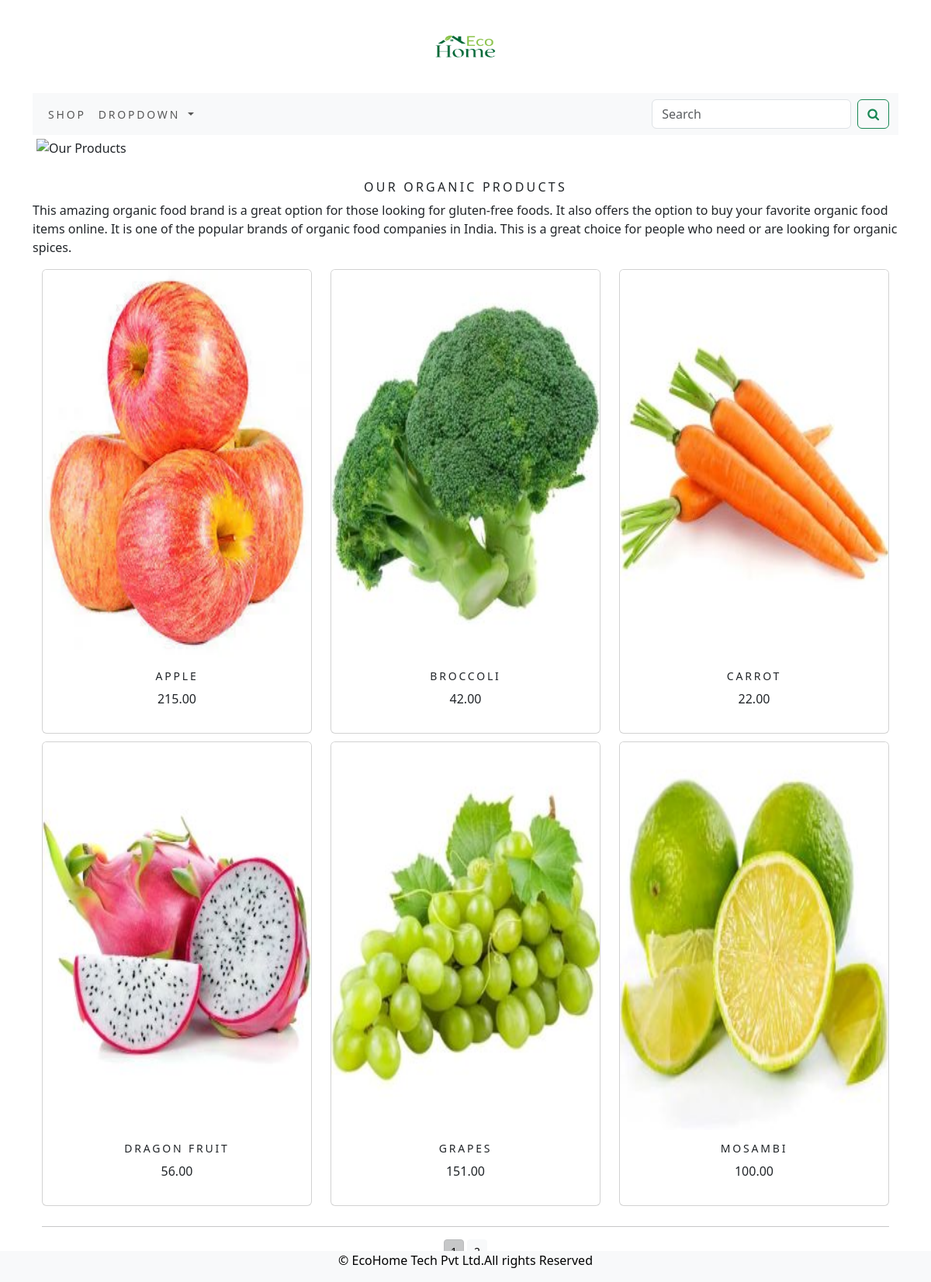
The app's page /shop/ with its own data.
### shop/models.py (models this page shows, shortened)
class Product(models.Model):
    name=models.CharField(max_length=250,unique=True)
    slug=models.SlugField(max_length=250,unique=True)
    desc=models.TextField(blank=True)
    price=models.DecimalField(max_digits=10,decimal_places=2)
    category=models.ForeignKey(Category,on_delete=models.CASCADE)
    image=models.ImageField(upload_to='product',blank=True)
    stock=models.IntegerField()
    available=models.BooleanField(default=True)
    created=models.DateTimeField(auto_now_add=True)
    updated=models.DateTimeField(auto_now=True)
    class Meta:
        ordering = ('name',)
        verbose_name = 'product'
        verbose_name_plural = 'products'
    def get_url(self):
        return reverse('shop:prodCatdetail', args=[self.category.slug,self.slug])

### shop/views.py (the view)
# urls.py: path('',views.allProdCat,name='allProdCat'),
def allProdCat(request,c_slug=None):
    c_page=None
    products_list=None
    if c_slug!=None:
        c_page=get_object_or_404(Category,slug=c_slug)
        products_list=Product.objects.all().filter(category=c_page,available=True)
    else:
        products_list=Product.objects.all().filter(available=True)
    paginator=Paginator(products_list,6)
    try:
        page=int(request.GET.get('page','1'))
    except:
        page=1
    try:
        products=paginator.page(page)
    except(EmptyPage,InvalidPage):
        products=paginator.page(paginator.num_pages)
    return render(request, "category.html", {'category':c_page, 'products':products})

### cart/context_processors.py (called while the page is built)
def counter(request):
    item_count=0
    if 'admin' in request.path:
        return{}
    else:
        try:
            cart=Cart.objects.filter(cart_id=_cart_id(request))
            cart_items=CartItem.objects.all().filter(cart=cart[:1])
            for cart_item in cart_items:
                item_count += cart_item.quantity
        except Cart.DoesNotExist:
            item_count=0
    return dict(item_count=item_count)

### cart/views.py (called while the page is built)
def _cart_id(request):
    cart=request.session.session_key
    if not cart:
        cart=request.session.create()
    return cart

### shop/context_processors.py (called while the page is built)
def menu_links(request):
    links=Category.objects.all()
    return dict(links=links)

### shop/models.py (called while the page is built)
    def get_url(self):
        return reverse('shop:products_by_category',args=[self.slug])

### templates/category.html (shortened to what this page needs)
{% extends 'base.html' %}
{% load static %}
{% block content %}
    <div class="mx_auto">
      {% if category %}
      <img class="my_image" src="{{category.image.url}}" alt="{{category.name}}">
    </div>
      <br>
    <div>
      <h1 class="text-center">{{category.name}}</h1>
      <p class="text-justify">{{category.desc}}</p>
    </div>
  {% else %}
    <div>
       <img class="my_image my_image_padding" src="{% static 'img/banner.png' %}" alt="Our Products" width="1250px" height="400px">
    </div>
  <br>
    <div>
      <h1 class="text-center my_title">Our Organic products</h1>
      <p class="text-justify">This amazing organic food brand is a great option for those looking for gluten-free foods. It also offers the option to buy your favorite organic food items online. It is one of the popular brands of organic food companies in India. This is a great choice for people who need or are looking for organic spices.</p>
    </div>
  {% endif %}
    <div class="container">
       <div class="row mx_auto">
          {% for product in products.object_list %}
          <div class="my_bottom_margin col-9 col-sm-12 col-md-4 col-lg-4">
              <div class="card text-center" style="min-width:18rem;">
                  <a href="{{product.get_url}}"><img class="card-img-top my_image" src="{{product.image.url}}" alt="{{product.name}}"></a>
                  <div class="card-body">
                      <h4>{{product.name}}</h4>
                       <p>{{product.price}}</p>
                  </div>
              </div>
          </div>
          {% endfor %}
       </div>
        <div class="mx-auto">
            {% if products.paginator.num_pages > 1 %}
            <hr>
            <div class="text-center">
                {% for pg in products.paginator.page_range %}
                  <a href="?page={{pg}}" class="btn btn-light btn-sm {% if products.number == pg %} active {% endif %}">{{pg}}</a>
                {% endfor %}
            </div>
            {% endif %}
        </div>
        <br>
    </div>
{% endblock %}

### templates/base.html (shortened to what this page needs)
{% load static %}
<!DOCTYPE html>
<html lang="en">
<head>
    <link rel="stylesheet" href="{% static 'css/custom.css' %}">
    <link href="{% static 'css/bootstrap.min.css' %}" rel="stylesheet">
    <link media="all" rel="stylesheet" href="https://maxcdn.bootstrapcdn.com/font-awesome/4.7.0/css/font-awesome.min.css">
</head>
<body>
<div class="container">
{% include 'header.html' %}
{% include 'nav.html' %}
{% block content %}
{% endblock %}
</div>
{% include 'footer.html' %}
</body>
</html>

### templates/header.html
{% load static %}
<header>
    <center>
        <a href="{% url 'shop:allProdCat' %}"></a><img src="{% static 'img/logo.png' %}" alt="logoimage" width="130px" height="120px">
    </center>
</header>

### templates/nav.html (shortened to what this page needs)
<nav class="navbar navbar-expand-lg bg-body-tertiary">
  <div class="container-fluid">
    <div class="collapse navbar-collapse" id="navbarSupportedContent">
      <ul class="navbar-nav me-auto mb-2 mb-lg-0">
        <li class="nav-item">
          <a class="nav-link" href="#">Shop</a>
        </li>
        <li class="nav-item dropdown {% if 'shop' in request.path %}active{% endif %}">
          <a class="nav-link dropdown-toggle" href="#" role="button" data-bs-toggle="dropdown" aria-expanded="false">
            Dropdown
          </a>
        </li>
      </ul>
      <form class="d-flex" action="{% url 'search_app:SearchResult' %}" method="get" >
        <input class="form-control me-2" type="search" name="q" placeholder="Search" aria-label="Search">
        <button class="btn btn-outline-success" type="submit"><i class="fa fa-search" aria-hidden="true"></i></button>
      </form>
    </div>
  </div>
</nav>

### templates/footer.html (shortened to what this page needs)
<!DOCTYPE html>
<html>
<head>
</head>
<body>
<div class="footer">
  <p>&copy; EcoHome Tech Pvt Ltd.All rights Reserved</p>
</div>
</body>
</html>

### static/css/custom.css (style rules this page uses)
body { font-family: 'Roboto', sans-serif; }
.nav-item { letter-spacing:.2em; font-size:14px; text-transform:uppercase; }
.my_image { width:100%; height:500px; }
.my_title { font-size:16px; text-transform:uppercase; letter-spacing:.2em; }
.my_image_padding { padding:5px; }
.my_bottom_margin { margin-bottom:10px; }
.card-body h4 { font-size:14px; text-transform:uppercase; letter-spacing:.2em; }

### templates/footer.html (style rules this page uses)
.footer { position: fixed; left: 0; bottom: 0; width: 100%; background-color:#f8f9fa; color: black; text-align: center; }

### records on screen
Product: image (picture), name "APPLE", price "215.00"
Product: image (picture), name "BROCCOLI", price "42.00"
Product: image (picture), name "CARROT", price "22.00"
Product: image (picture), name "DRAGON FRUIT", price "56.00"
Product: image (picture), name "GRAPES", price "151.00"
Product: image (picture), name "MOSAMBI", price "100.00"
